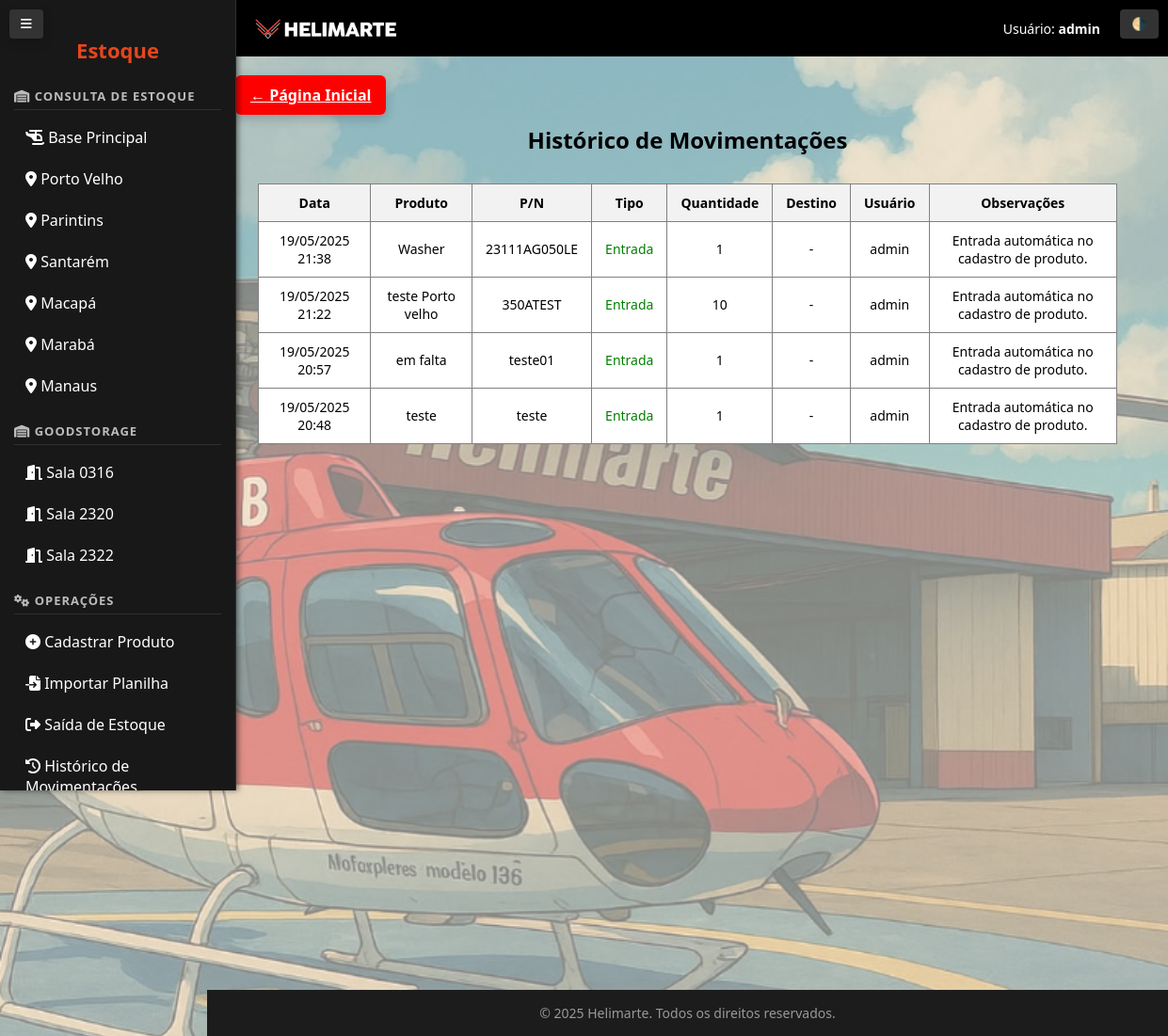
The page /historico-movimentacoes/ (signed in) on the database as committed earlier.
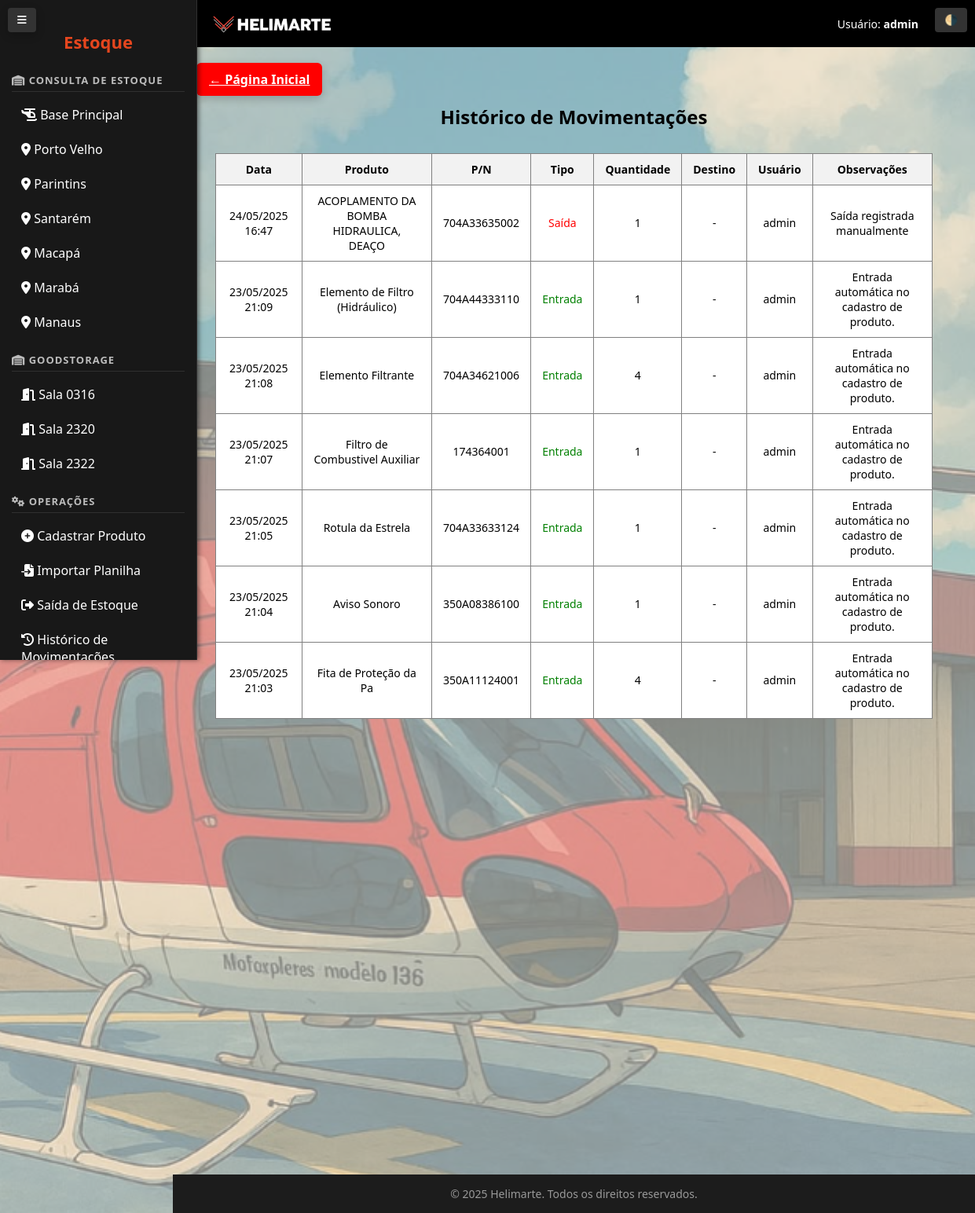
The same page on the database as committed later.
### estoque/models.py (models this page shows, shortened)
class MovimentoEstoque(models.Model):
    ENTRADA = 'E'
    SAIDA = 'S'
    TIPO_CHOICES = [
        (ENTRADA, 'Entrada'),
        (SAIDA, 'Saída'),
    ]
    produto = models.ForeignKey(Produto, on_delete=models.CASCADE)
    tipo = models.CharField("Tipo", max_length=1, choices=TIPO_CHOICES)
    quantidade = models.PositiveIntegerField("Quantidade")
    data_movimento = models.DateTimeField("Data do Movimento", auto_now_add=True)
    validade = models.DateField("Validade", null=True, blank=True)
    local_guardado = models.CharField("Local onde está guardado", max_length=100, blank=True)
    destino = models.CharField("Destino", max_length=100, blank=True)
    observacoes = models.TextField("Observações", blank=True)
    usuario = models.ForeignKey(User, on_delete=models.SET_NULL, null=True, blank=True)

class Produto(models.Model):
    BASE_CHOICES = [
        ("Base Principal", "Base Principal"),
        ("Base Porto Velho", "Base Porto Velho"),
        ("Base Parintins", "Base Parintins"),
        ("Base Santarém", "Base Santarém"),
        ("Base Macapá", "Base Macapá"),
        ("Base Marabá", "Base Marabá"),
        ("Base Manaus", "Base Manaus"),
        ("Sala 0316", "Sala 0316"),
        ("Sala 2320", "Sala 2320"),
        ("Sala 2322", "Sala 2322"),
    ]
    DESTINO_CHOICES = [
        ("Estoque", "Estoque"),
        ("PS-ARB", "PS-ARB"),
        ("PS-JOR", "PS-JOR"),
        ("PS-VCB", "PS-VCB"),
        ("PS-JJF", "PS-JJF"),
        ("PS-ELI", "PS-ELI"),
        ("PS-ALE", "PS-ALE"),
        ("PS-JAE", "PS-JAE"),
        ("PT-HYO", "PT-HYO"),
        ("PP-JBB", "PP-JBB"),
        ("PR-JJB", "PR-JJB"),
        ("PT-YUN", "PT-YUN"),
        ("PT-YTU", "PT-YTU"),
        ("PP-JUL", "PP-JUL"),
    ]
    nome = models.CharField("Nome do Produto", max_length=100)
    pn = models.CharField("P/N", max_length=50)
    sn = models.CharField("S/N", max_length=100, blank=True, null=True)
    quantidade = models.PositiveIntegerField("Quantidade", default=0)
    validade = models.DateField("Validade", null=True, blank=True)
    observacoes = models.TextField("Observações", blank=True, null=True)
    nome_responsavel = models.CharField("Nome do Responsável", max_length=100, blank=True, null=True)
    base = models.CharField("Base", max_length=50, choices=BASE_CHOICES, default="Base Principal")
    local = models.CharField("Local", max_length=100, blank=True, null=True)
    estoque_minimo = models.IntegerField(default=0)
    destino = models.CharField("Destino", max_length=100, choices=DESTINO_CHOICES, blank=True, null=True)
    class Meta:
        unique_together = ['pn', 'base']
        ordering = ['nome']

### estoque/views.py (the view)
# urls.py: path('historico-movimentacoes/', views.historico_movimentacoes, name='historico_movimentacoes'),
@login_required
def historico_movimentacoes(request):
    movimentos = MovimentoEstoque.objects.all().order_by('-data_movimento')
    return render(request, 'estoque/historico_movimentacoes.html', {'movimentos': movimentos})

### estoque/templates/estoque/historico_movimentacoes.html (shortened to what this page needs)
{% extends 'estoque/base.html' %}
{% block content %}
<h2 style="text-align: center; margin-bottom: 30px;">Histórico de Movimentações</h2>
<table border="1" cellpadding="8" cellspacing="0" style="margin: auto; width: 95%; border-collapse: collapse;">
  <thead style="background-color: #f2f2f2;">
    <tr>
      <th>Data</th>
      <th>Produto</th>
      <th>P/N</th>
      <th>Tipo</th>
      <th>Quantidade</th>
      <th>Destino</th>
      <th>Usuário</th>
      <th>Observações</th>
    </tr>
  </thead>
  <tbody>
    {% for movimento in movimentos %}
    <tr>
      <td>{{ movimento.data_movimento|date:"d/m/Y H:i" }}</td>
      <td>{{ movimento.produto.nome }}</td>
      <td>{{ movimento.produto.pn }}</td>
      <td>
        {% if movimento.tipo == "E" %}
          <span style="color: green;">Entrada</span>
        {% else %}
          <span style="color: red;">Saída</span>
        {% endif %}
      </td>
      <td>{{ movimento.quantidade }}</td>
      <td>{{ movimento.destino|default:"-" }}</td>
      <td>{{ movimento.usuario.username|default:"-" }}</td>
      <td>{{ movimento.observacoes|default:"-" }}</td>
    </tr>
    {% empty %}
    <tr>
      <td colspan="8" style="text-align: center;">Nenhum movimento registrado.</td>
    </tr>
    {% endfor %}
  </tbody>
</table>
{% endblock %}

Rows that differ between the two databases and show on the page:
removed MovimentoEstoque: data_movimento "19/05/2025 21:38", produto.nome "Washer", produto.pn "23111AG050LE", tipo "Entrada", quantidade "1", destino "-", usuario.username "admin", observacoes "Entrada automática no cadastro de produto."
removed MovimentoEstoque: data_movimento "19/05/2025 21:22", produto.nome "teste Porto velho", produto.pn "350ATEST", tipo "Entrada", quantidade "10", destino "-", usuario.username "admin", observacoes "Entrada automática no cadastro de produto."
removed MovimentoEstoque: data_movimento "19/05/2025 20:57", produto.nome "em falta", produto.pn "teste01", tipo "Entrada", quantidade "1", destino "-", usuario.username "admin", observacoes "Entrada automática no cadastro de produto."
removed MovimentoEstoque: data_movimento "19/05/2025 20:48", produto.nome "teste", produto.pn "teste", tipo "Entrada", quantidade "1", destino "-", usuario.username "admin", observacoes "Entrada automática no cadastro de produto."
added MovimentoEstoque: data_movimento "24/05/2025 16:47", produto.nome "ACOPLAMENTO DA BOMBA HIDRAULICA, DEAÇO", produto.pn "704A33635002", tipo "Saída", quantidade "1", destino "-", usuario.username "admin", observacoes "Saída registrada manualmente"
added MovimentoEstoque: data_movimento "23/05/2025 21:09", produto.nome "Elemento de Filtro (Hidráulico)", produto.pn "704A44333110", tipo "Entrada", quantidade "1", destino "-", usuario.username "admin", observacoes "Entrada automática no cadastro de produto."
added MovimentoEstoque: data_movimento "23/05/2025 21:08", produto.nome "Elemento Filtrante", produto.pn "704A34621006", tipo "Entrada", quantidade "4", destino "-", usuario.username "admin", observacoes "Entrada automática no cadastro de produto."
added MovimentoEstoque: data_movimento "23/05/2025 21:07", produto.nome "Filtro de Combustivel Auxiliar", produto.pn "174364001", tipo "Entrada", quantidade "1", destino "-", usuario.username "admin", observacoes "Entrada automática no cadastro de produto."
added MovimentoEstoque: data_movimento "23/05/2025 21:05", produto.nome "Rotula da Estrela", produto.pn "704A33633124", tipo "Entrada", quantidade "1", destino "-", usuario.username "admin", observacoes "Entrada automática no cadastro de produto."
added MovimentoEstoque: data_movimento "23/05/2025 21:04", produto.nome "Aviso Sonoro", produto.pn "350A08386100", tipo "Entrada", quantidade "1", destino "-", usuario.username "admin", observacoes "Entrada automática no cadastro de produto."
added MovimentoEstoque: data_movimento "23/05/2025 21:03", produto.nome "Fita de Proteção da Pa", produto.pn "350A11124001", tipo "Entrada", quantidade "4", destino "-", usuario.username "admin", observacoes "Entrada automática no cadastro de produto."
